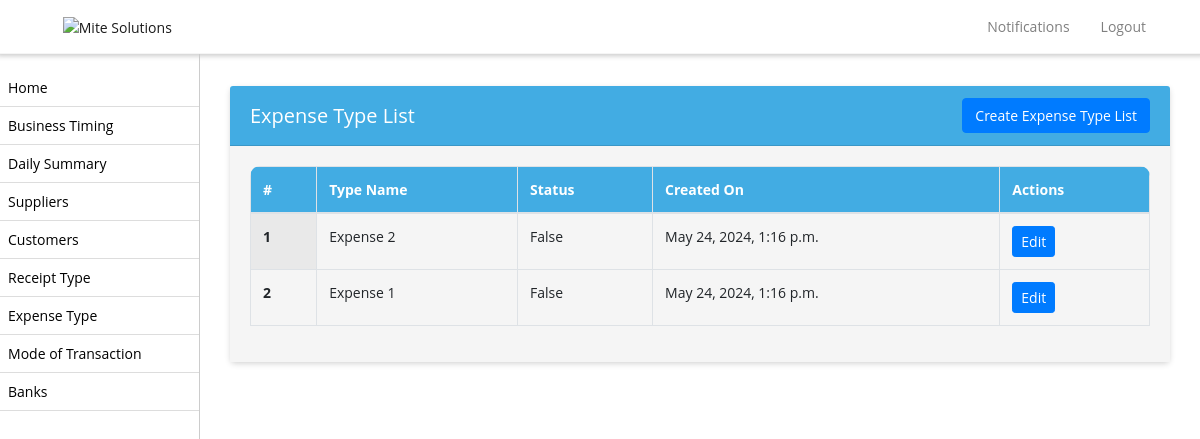
The page /expense-type/ (signed in) on the database its author committed.
### biztrackapp/models.py (models this page shows, shortened)
class ExpenseType(models.Model):
    name = models.CharField(max_length=255)
    business_profile = models.CharField(max_length=255, null=True)
    status = models.BooleanField(default=False)
    created_on = models.DateTimeField(auto_now_add=True, null=True)

### biztrackapp/views.py (the view)
# urls.py: path('expense-type/', ExpenseTypeListView.as_view(), name='expense_type_list'),
class ExpenseTypeListView(ListView):
    model = ExpenseType
    template_name = 'expense_type_list.html'
    def get_queryset(self):
        shop_admin = get_object_or_404(ShopAdmin, user=self.request.user)
        shop = shop_admin.shop
        business_profile = get_object_or_404(BusinessProfile, name=shop.name)
        return ExpenseType.objects.filter(business_profile=business_profile.id).order_by('-created_on')

### biztrackapp/templates/expense_type_list.html (shortened to what this page needs)
{% extends 'base.html' %}
{% block content %}
<div class="container">
  <div class="card">
    <div class="card-header d-flex justify-content-between align-items-center">
      <h5 class="mb-0">Expense Type List</h5>
      <a href="{% url 'create_expense_type' %}" class="btn btn-primary float-right">Create Expense Type List</a>
  </div>
    <div class="card-body">
      <div class="table-responsive">
        <table  class="table table-bordered table-striped nowrap"  style="width: 100%;">
    <thead>
      <tr>
        <th scope="col">#</th>
        <th scope="col">Type Name</th>
        <th scope="col">Status</th>
        <th scope="col">Created On</th>
        <th scope="col">Actions</th>
      </tr>
    </thead>
    <tbody>
      {% for expense_type in object_list %}
        <tr>
          <th scope="row">{{ forloop.counter }}</th>
          <td>{{ expense_type.name }}</td>
          <td>{{ expense_type.status }}</td>
          <td>{{ expense_type.created_on }}</td>
          <td>
            <a href="{% url 'edit_expense_type' expense_type.id %}" class="btn btn-primary btn-sm">Edit</a>
          </td>
        </tr>
      {% endfor %}
    </tbody>
  </table>
</div>
</div>
</div>
</div>
{% endblock %}

### biztrackapp/templates/base.html (style rules this page uses)
body, p, h1, h2, h3, h4, h5, h6, a, li, label, input, div, span, small { font-family: "Open Sans", sans-serif !important; }
body, p, a, li, li>a { font-size:14px !important; }
body { padding-top: 56px; background-color: #ffffff !important; }
table thead { border-radius: 5px !important; }
table thead th { vertical-align: bottom; border-bottom: 2px solid #dee2e6; background-color: #42ace3 !important; color: #fff !important; }
tbody { border-bottom: 0px !important; background-color: #f5f5f5 !important; }
tbody>tr>td { background-color: #f5f5f5 !important; }
table { border:1px !important; }
div>.table-responsive, table, table>thead { border-radius: 10px !important; }
.card { border:0px !important; margin-top:15px; margin-bottom:15px; box-shadow: 0px 2px 6px -1px #ccc; }
.card-body { background-color: #f5f5f5 !important; }
.card-header { background-color: #42ace3 !important; color:#fff !important; }
.card-header>a, .card-header>h5 { color:#fff !important; }
a { text-decoration: none !important; }
.btn-primary { --bs-btn-color: #fff; --bs-btn-bg: #184b7c; --bs-btn-border-color: #184b7c; --bs-btn-hover-color: #000; --bs-btn-hover-bg: #1d5c96; --bs-btn-hover-border-color: #184b7c; --bs-btn-focus-shadow-rgb: 0, 155, 132; --bs-btn-active-color: #000; --bs-btn-active-bg: #33c5af; --bs-btn-active-border-color: #184b7c; --bs-btn-active-shadow: inset 0 3px 5px rgba(0, 0, 0, 0.125); --bs-btn-disabled-color: #000; --bs-btn-disabled-bg: #184b7c; --bs-btn-disabled-border-color: #184b7c; }

### rows shown on the page
ExpenseType: name "Expense 2", status "False", created_on "May 24, 2024, 1:16 p.m."
ExpenseType: name "Expense 1", status "False", created_on "May 24, 2024, 1:16 p.m."
